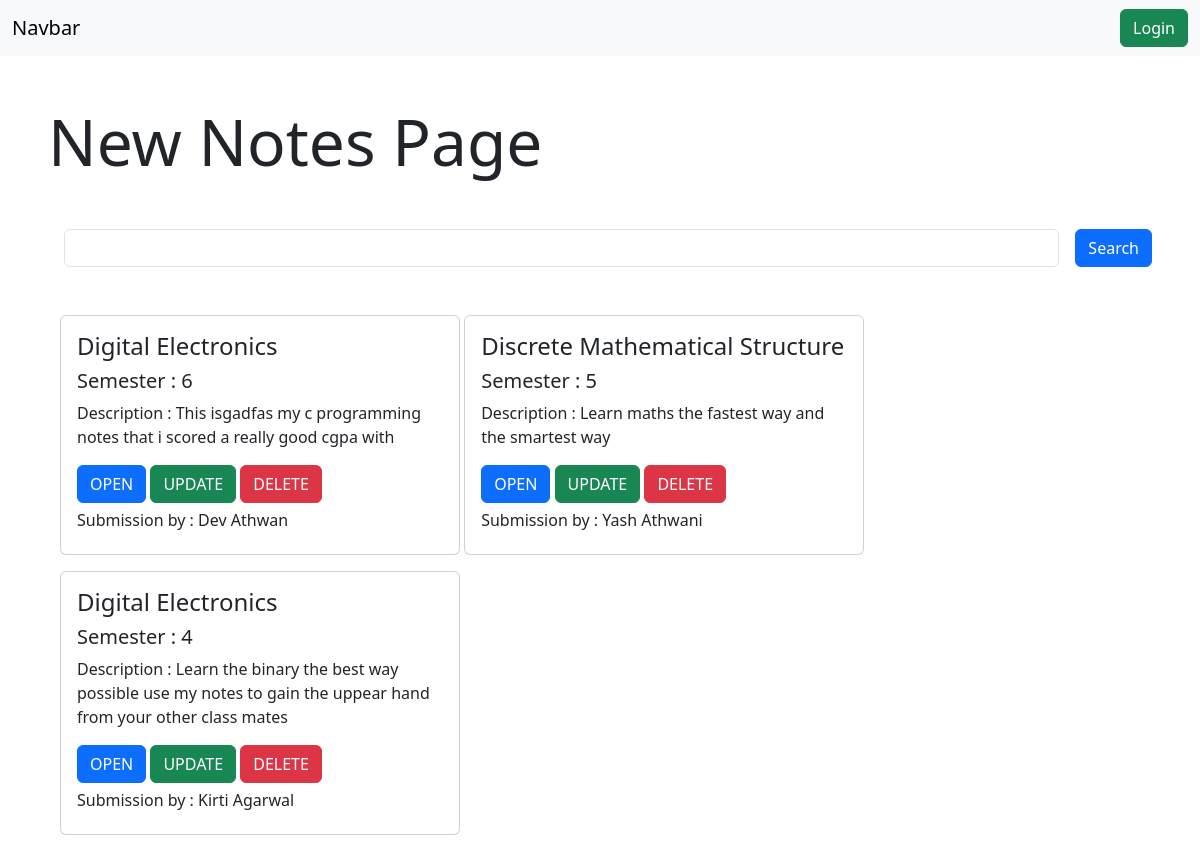
Page /view_notes/ on the committed database.
### Notes/models.py (models this page shows, shortened)
class Notes(models.Model):
    student_name = models.CharField(max_length=100)
    student_id = models.IntegerField()
    student_sem = models.IntegerField()
    student_sub = models.CharField(max_length=100)
    note_desc = models.TextField()
    note_file = models.FileField(upload_to="submit_notes")

### Notes/views.py (the view)
# urls.py: path('view_notes/',view_notes,
def view_notes(request):
    notes = Notes.objects.all();
    if request.GET.get('search'):
        notes = notes.filter(student_sub__icontains = request.GET.get('search'))
    return render(request,"view_notes.html",context={'notes' : notes})

### Notes/templates/view_notes.html (shortened to what this page needs)
{%extends "base.html"%}
{%block start%}
<h1 class="display-3 m-5">New Notes Page</h1>
<form action="">
  <div class="my-5 d-flex align-items-center mx-5">
      <input name = "search" type="text" class="form-control mx-3"  >
      <button type="submit" class="btn btn-primary">Search</button>
      </div>
</form>
<div class="container d-flex flex-row m-5 justify-content-between align-content-between flex-wrap ">
  <form action="">
    {%for note in notes%}
    <div class="card d-inline-flex mb-3" style="width: 25rem;">
        <div class="card-body">
          <h4 class="card-title">{{note.student_sub}}</h5>
          <h5 class="card-title">Semester : {{note.student_sem}}</h6>
          <p class="card-text"> Description : {{note.note_desc}}</p>
          <a href="/media/{{note.note_file}}" class="btn btn-primary">OPEN</a>
          <a href="/update_note/{{note.id}}" class="btn btn-success">UPDATE</a>
          <a href="/delete_note/{{note.id}}" class="btn btn-danger">DELETE</a>
          <h6 class="card-title mt-2">Submission by : {{note.student_name}}</h5>
        </div>
      </div>
      {%endfor%}
</div>
{%endblock%}

### rows in the picture
Notes: student_sub "Digital Electronics", student_sem "6", note_desc "This isgadfas my c programming notes that i scored a really good cgpa with", student_name "Dev Athwan"
Notes: student_sub "Discrete Mathematical Structure", student_sem "5", note_desc "Learn maths the fastest way and the smartest way", student_name "Yash Athwani"
Notes: student_sub "Digital Electronics", student_sem "4", note_desc "Learn the binary the best way possible use my notes to gain the uppear hand from your other class mates", student_name "Kirti Agarwal"
